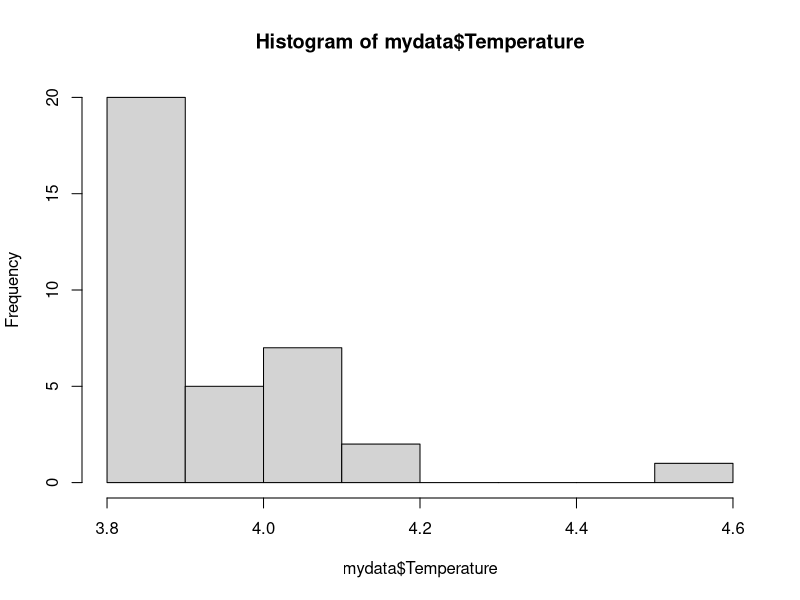
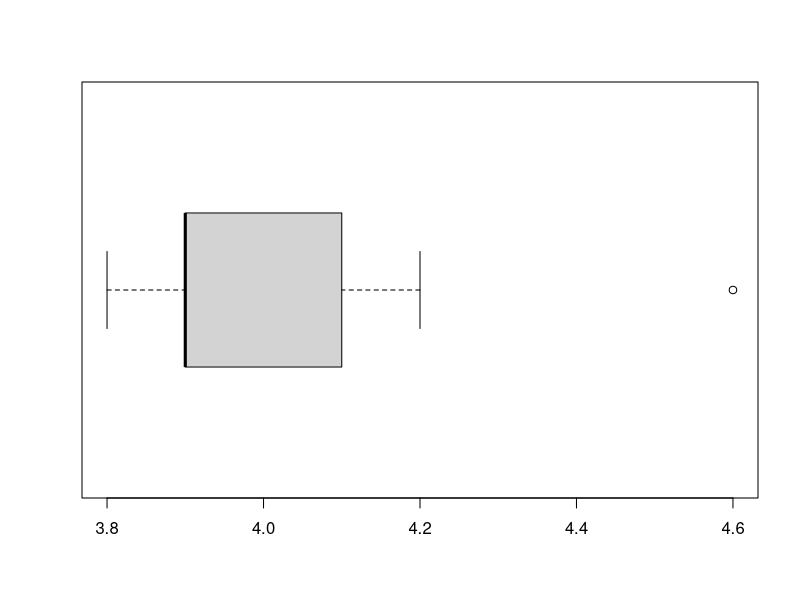
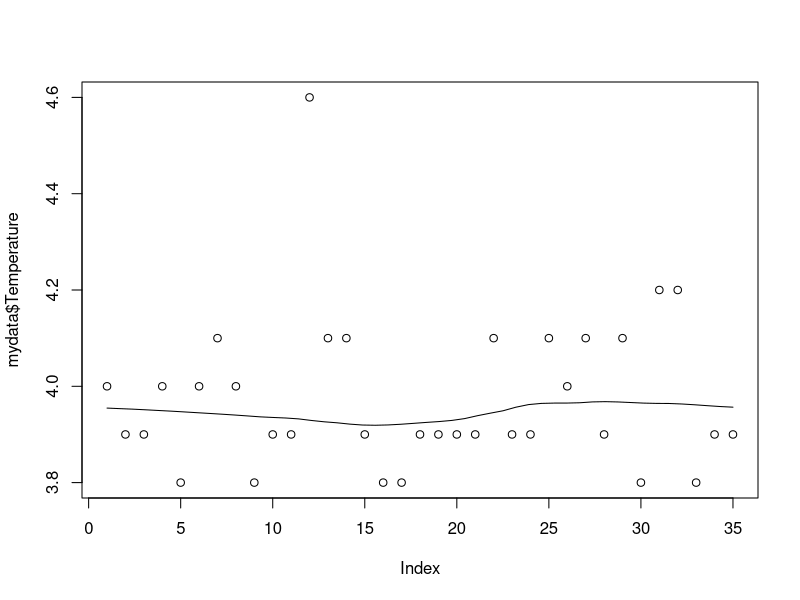
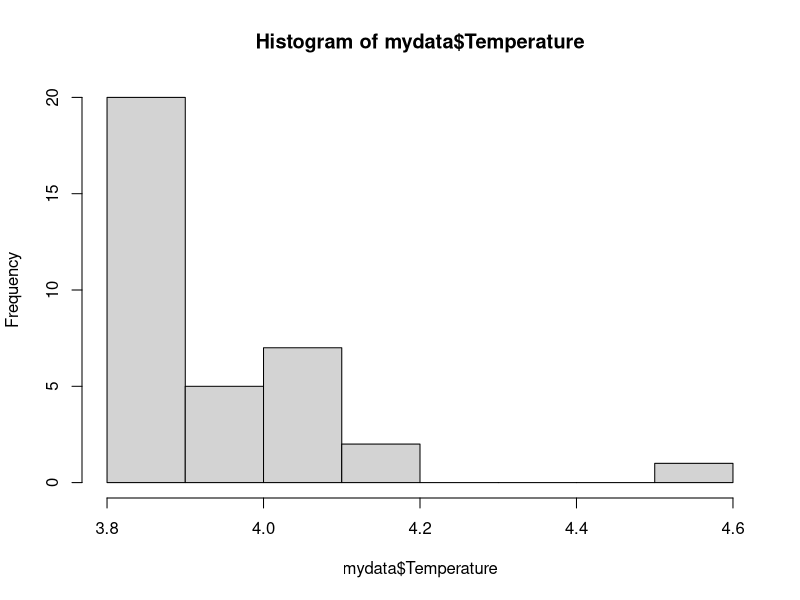
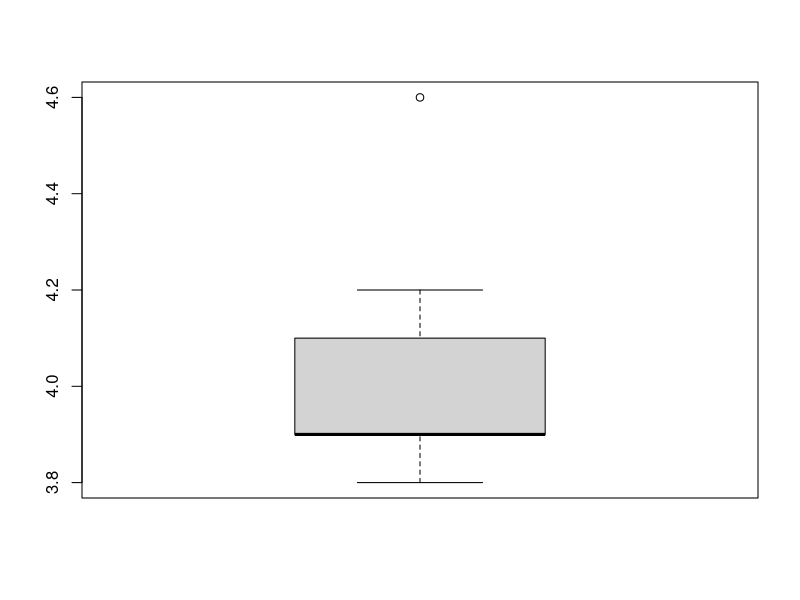
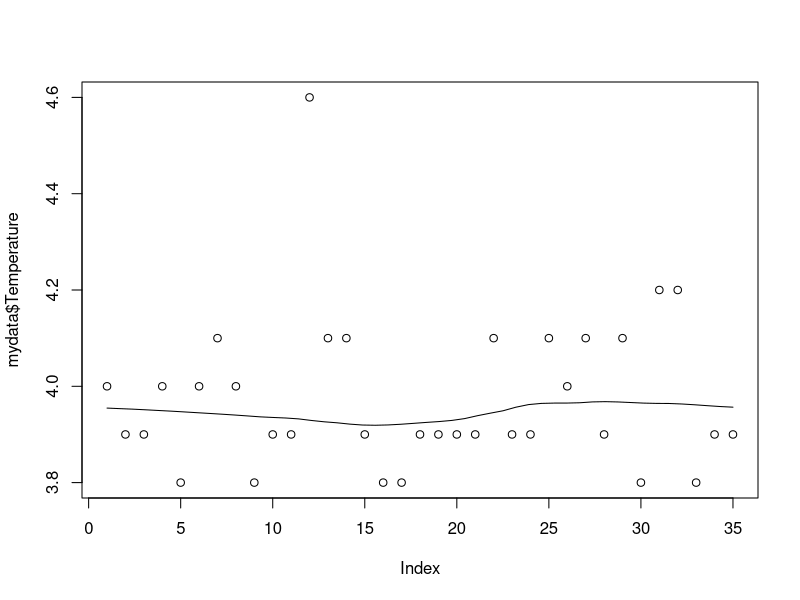

The R script that drew these images, in order:
setwd("F:/GREAT LEARNING/STATISTICAL METHODS FOR DECISION MAKING/Project -SMDM - Cold Storage/Project Cold Storage - GL Solution")
getwd()
mydata=read.csv("Cold_Storage_Mar2018.csv")
str(mydata)
summary(mydata)
sd=sd(mydata$Temperature)
sd
hist(mydata$Temperature)
boxplot(mydata$Temperature,horizontal = T)
scatter.smooth(mydata$Temperature)

### T Test

t.test(mydata$Temperature,alternative = "greater",paired =FALSE)
sample_mean=mean(mydata$Temperature)
sample_mean
sqrt=sqrt(35)

### Z Test
xbar=3.9
Mu=sample_mean
n=35
sd
zstat=(xbar-Mu)/(sd/(n^0.5))
zstat

### P Valve
pvalve=pt(zstat,34)
pvalve

hist(mydata$Temperature)
boxplot(mydata$Temperature)
scatter.smooth(mydata$Temperature)

